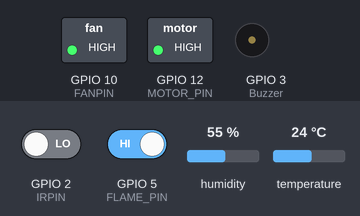
The sketch below on a simulated ESP8266 (NodeMCU). Parts: switched loads named in the sketch (green lamp = pin HIGH), buzzer (waves = sounding, pin HIGH). The inputs (shaded band) are chosen by the test bench; at power-on: GPIO 5 (FLAME_PIN) HIGH, humidity 55 %, GPIO 2 (IRPIN) LOW, temperature 24 °C.

Above: at 1.2 s.
1.3 s: GPIO 5 (FLAME_PIN) driven LOW
At 1.96 s:
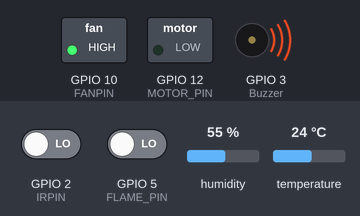
4.8 s: humidity set to 69 %
8.3 s: humidity set to 72 %
At 10.49 s:
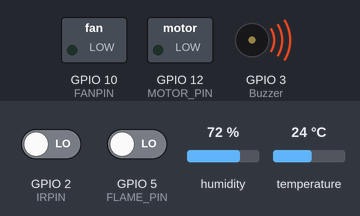
12.2 s: GPIO 5 (FLAME_PIN) driven HIGH
At 13.4 s:
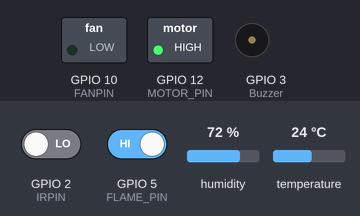
15.2 s: humidity set to 22 %
At 16.9 s:
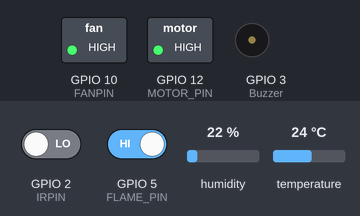
Timing chart, 0 to 18.4 s (numbered marks = the images above; inputs shaded):
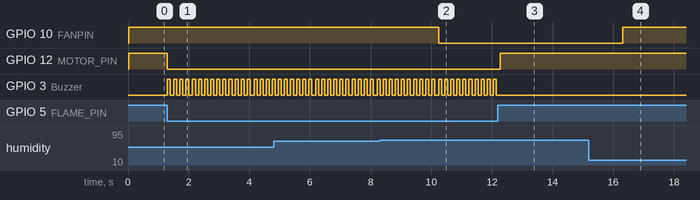

The sketch:

Code.ino
```cpp
#include <ThingerESP8266.h>
#include <DHT.h>

// Thinger.io device credentials
#define USERNAME "Enter your username"
#define DEVICE_ID "Enter your Device ID"
#define DEVICE_CREDENTIAL "Enter your Credential"

// Sensor and actuator pin definitions
const int IRPIN = 2;             // IR sensor pin
#define FLAME_PIN 5             // Flame sensor pin
#define DHTPIN 14               // DHT11 sensor pin
#define Buzzer 3                // Buzzer pin
#define FANPIN 10               // Fan pin
#define MOTOR_PIN 12            // Motor pin
#define DHTTYPE DHT11           // DHT11 sensor type

// Create DHT object
DHT dht11(DHTPIN, DHTTYPE);

// Product count variables
int count = 0;
int lastState = LOW;
int currentState = LOW;

// Wi-Fi credentials
#define SSID "Enter Wi-Fi Name"
#define SSID_PASSWORD "Enter Wi-fi Password"

// Thinger.io object
ThingerESP8266 thing(USERNAME, DEVICE_ID, DEVICE_CREDENTIAL);

// Variables for temperature and humidity
float temperature, humidity;

void setup() {
  Serial.begin(9600);

  // Initialize pins
  pinMode(IRPIN, INPUT);
  pinMode(FLAME_PIN, INPUT);
  pinMode(Buzzer, OUTPUT);
  pinMode(FANPIN, OUTPUT);
  pinMode(MOTOR_PIN, OUTPUT);

  // Connect to Wi-Fi
  thing.add_wifi(SSID, SSID_PASSWORD);

  // Thinger.io endpoints
  thing["count"] >> [](pson& out) {
    out = count;
  };

  thing["dht11"] >> [](pson& out) {
    out["temperature"] = temperature;
    out["humidity"] = humidity;
  };

  thing["flame"] >> [](pson& out) {
    out = digitalRead(FLAME_PIN);
  };

  thing["fan"] << digitalPin(FANPIN);
  thing["motor"] << digitalPin(MOTOR_PIN);

  // Start DHT11 sensor
  dht11.begin();
}

void loop() {
  // Handle Thinger.io communication
  thing.handle();

  // Read sensor values
  temperature = dht11.readTemperature();
  humidity = dht11.readHumidity();
  int flame_value = digitalRead(FLAME_PIN);

  // Stream DHT11 data to dashboard
  thing.stream(thing["dht11"]);

  // Product count logic using IR sensor
  lastState = currentState;
  currentState = digitalRead(IRPIN);

  if (lastState == LOW && currentState == HIGH) {
    count++;
    Serial.print("Product count: ");
    Serial.println(count);
  }

  // Fan control based on temperature and humidity
  if (temperature > 35 || humidity > 70) {
    digitalWrite(FANPIN, LOW); // Turn ON fan
    pson data;
    data["temperature"] = temperature;
    data["humidity"] = humidity;
    thing.call_endpoint("HVAC_Notification", data);
  } else {
    digitalWrite(FANPIN, HIGH); // Turn OFF fan
  }

  // Flame detection and motor/buzzer control
  if (flame_value == LOW) {
    digitalWrite(MOTOR_PIN, LOW); // Turn ON motor
    pson data;
    data["Flame"] = flame_value;
    thing.call_endpoint("Flame_Notification", data);

    // Buzzer alert
    digitalWrite(Buzzer, HIGH);
    delay(100);
    digitalWrite(Buzzer, LOW);
    delay(100);
  } else {
    digitalWrite(MOTOR_PIN, HIGH); // Turn OFF motor
  }
}
```

Measured:
- the behaviour switches between 70 and 71 % on humidity (found by bisection; images 1 and 2)
- after the input at 1.3 s, GPIO 12 (MOTOR_PIN): HIGH → LOW at once; GPIO 3 (Buzzer): alternates HIGH for 0.10 s and LOW for 0.10 s, starting at once
- after the input at 8.3 s, GPIO 10 (FANPIN): HIGH → LOW after 1.9 s
- after the input at 12.2 s, GPIO 12 (MOTOR_PIN): LOW → HIGH after 0.07 s; GPIO 3 (Buzzer): stops changing and stays LOW
- after the input at 15.2 s, GPIO 10 (FANPIN): LOW → HIGH after 1.1 s
